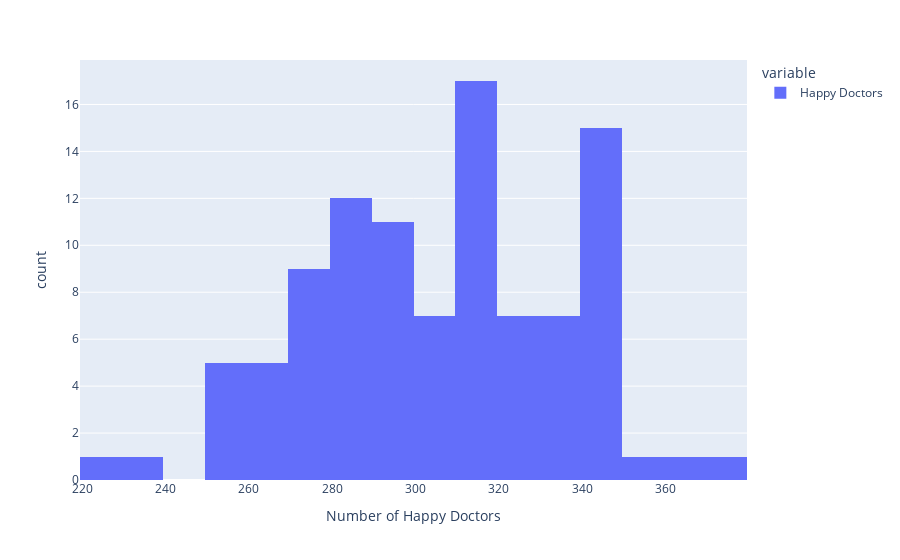

This figure's notebook cell:
### Markdown cell above
### Distribution of the Ranks

### Code cell
px.histogram(pd.Series(distHappyDoctors, name = "Happy Doctors"), labels = {"value": "Number of Happy Doctors"})

### Figure 1 — Plotly figure (JSON) as saved in the notebook; plotly's stock layout.template omitted (floating-point values rounded to 4 significant figures)
{"data": [{"alignmentgroup": "True", "bingroup": "x", "hovertemplate": "variable=Happy Doctors<br>Number of Happy Doctors=%{x}<br>count=%{y}<extra></extra>", "legendgroup": "Happy Doctors", "marker": {"color": "#636efa"}, "name": "Happy Doctors", "offsetgroup": "Happy Doctors", "orientation": "v", "showlegend": true, "type": "histogram", "x": [283, 344, 312, 268, 339, 263, 316, 272, 279, 296, 343, 302, 323, 314, 297, 271, 231, 318, 286, 295, 304, 297, 251, 274, 315, 258, 258, 294, 355, 344, 279, 282, 341, 347, 317, 281, 348, 341, 343, 326, 349, 271, 344, 290, 288, 287, 332, 374, 332, 305, 335, 323, 296, 292, 343, 315, 311, 334, 302, 315, 285, 261, 310, 308, 326, 330, 349, 322, 283, 291, 311, 331, 340, 252, 317, 286, 319, 308, 321, 295, 267, 284, 321, 270, 263, 311, 293, 313, 276, 306, 280, 315, 367, 340, 344, 225, 287, 258, 276, 312], "xaxis": "x", "yaxis": "y"}], "layout": {"barmode": "relative", "legend": {"title": {"text": "variable"}, "tracegroupgap": 0}, "margin": {"t": 60}, "xaxis": {"anchor": "y", "domain": [0, 1], "title": {"text": "Number of Happy Doctors"}}, "yaxis": {"anchor": "x", "domain": [0, 1], "title": {"text": "count"}}}}
